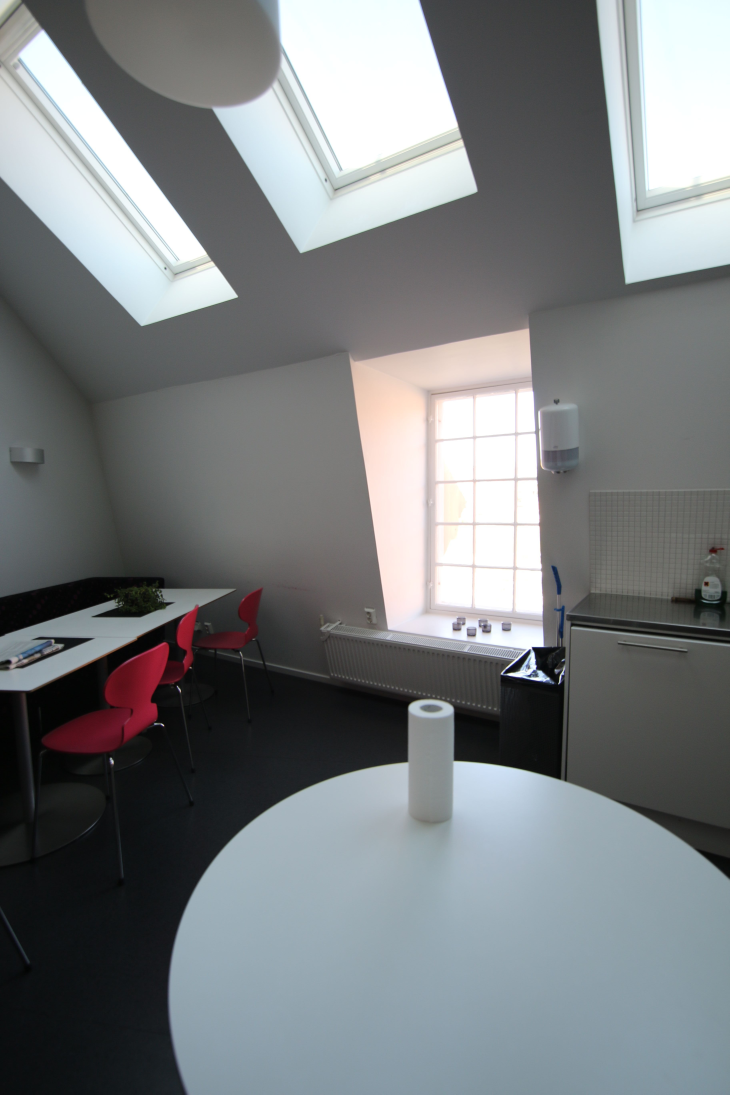
#> input picture img/lunchroom/img12.jpg, 3648 x 5472 px (shown at 1/5 size); its folder holds 2 pictures in this run
$ python test_overlap.py
#> lines starting #> are read from the running program, lines starting #| are printed output that depends on the picture
### stitcher/gain.py
"""Calculates and applies a gain to all images."""

import numpy as np
import itertools
from scipy.optimize import least_squares
from stitcher.compositing import PanoramaCompositor

class GainCompensator:
    """
    Takes a composite of images and calculates and applies the gain for each one.

    Members:
        composite: An array of images that has been perspective projected.
        overlap_data: A dictionary holding the values of all overlapping pixels between the images.
    """

    def __init__(self, compositor: PanoramaCompositor):
        """
        Initializes the gain compensator.

        Args:
            composite: A NxRxCx3 array, where N is the number of images, R is the number of rows in each image
            and C is the number of columns in each image.
        """
        self.compositor = compositor
        self.composite = compositor.composite
        assert self.composite.ndim == 4, "Projected images have incorrect dimensions"
        self.overlap_data = self._find_overlap()

    # [101 lines left out: functions _find_overlap, _calculate_gain_error, _calculate_gain, gain_compensate, not called in this run]

### test_overlap.py
import numpy as np
import cv2
from matplotlib import pyplot as plt
from stitcher.gain import GainCompensator
from pathlib import Path
"""
imgs = np.ones((2,100,100,3))*-1

# [5 lines of commented-out code are left out]

imgs[0, :, :60, 0] = 200
imgs[0, :, :60, 1] = 100
imgs[0, :, :60, 2] = 56
imgs[0, :, :20, 0] = 100
imgs[0, :, :20, 1] = 60
imgs[0, :, :20, 2] = 156
imgs[1, :, 40:, 0] = 10
imgs[1, :, 40:, 1] = 179
imgs[1, :, 40:, 2] = 248

"""
images = [str(file) for file in Path("img/lunchroom").rglob("*.jpg")]
scaling = 0.1

imgs_1 = cv2.imread(images[0], cv2.IMREAD_COLOR)
#> imgs_1 is the input picture: shape (5472, 3648, 3); mean B, G, R 127.8, 125.8, 121.9
imgs_2 = cv2.imread(images[1], cv2.IMREAD_COLOR)
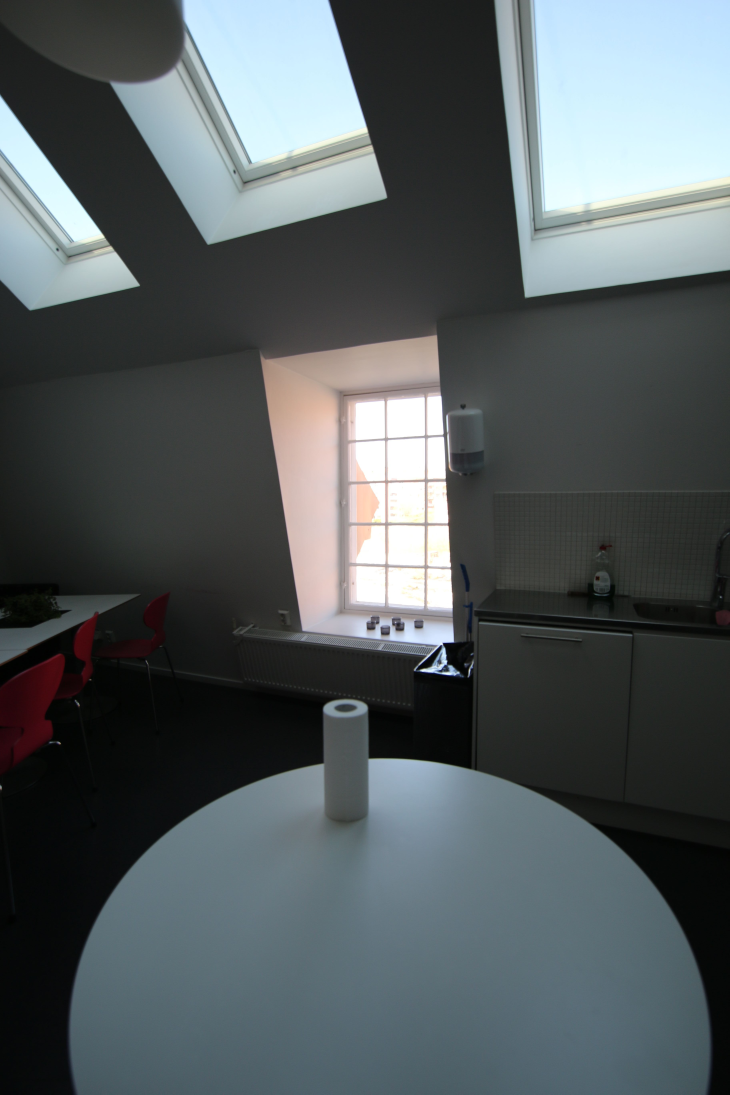
#> input picture img/lunchroom/img14.jpg, 3648 x 5472 px (shown at 1/5 size)
#> imgs_2 is the input picture: shape (5472, 3648, 3); mean B, G, R 94.3, 92, 84.5

(height, width) = imgs_1.shape[:2]
#> height = 5472; width = 3648
new_dims = (int(width * scaling), int(height * scaling))
#> new_dims = (364, 547)

imgs_1 = cv2.resize(imgs_1, new_dims, interpolation=cv2.INTER_CUBIC)
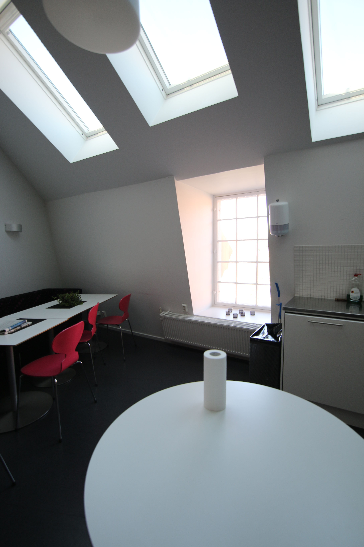
#> imgs_1: shape (547, 364, 3); mean B, G, R 127.8, 125.8, 121.9
imgs_2 = cv2.resize(imgs_2, new_dims, interpolation=cv2.INTER_CUBIC)
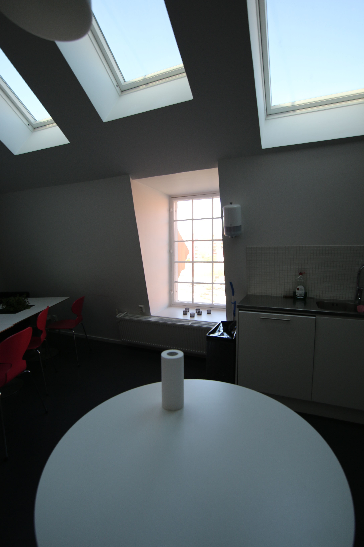
#> imgs_2: shape (547, 364, 3); mean B, G, R 94.3, 92, 84.4

imgs = np.ones((2, imgs_1.shape[0], imgs_1.shape[1]+100, imgs_1.shape[2]))*-1

imgs[0, :, :-100, :] = imgs_1
imgs[1, :, 100:, :] = imgs_2

print(imgs.shape)
#| (2, 547, 464, 3)

#> (the run stopped early here; a loop or call above may not have finished)
